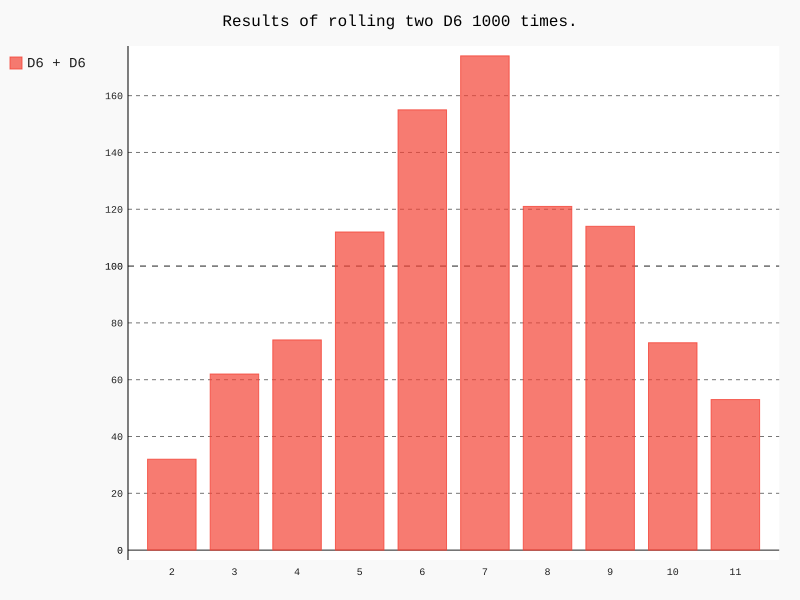

Write Python code to recreate this figure.
"""使用pygal可视化投掷相同骰子的结果"""
import pygal
from die import Die

# 创建两个D6骰子
die_1 = Die()
die_2 = Die()
# 抛骰子多次，并将结果存储在一个列表中
results = []
for roll_num in range(1000):
    result = die_1.roll() + die_2.roll()  # 计算每次的总点数
    results.append(result)

# 分析结果
frequencies = []
max_result = die_1.num_sides + die_2.num_sides
for value in range(2, max_result):
    frequency = results.count(value)
    frequencies.append(frequency)

# 可视化结果
hist = pygal.Bar()
hist.title = 'Results of rolling two D6 1000 times.'
hist.x_labels = [str(x) for x in range(2, max_result + 1)]
hist._x_title = 'Result'
hist._y_title = ' Frequency of Result'
hist.add('D6 + D6', frequencies)
hist.render_to_file('dice_visual.svg')
